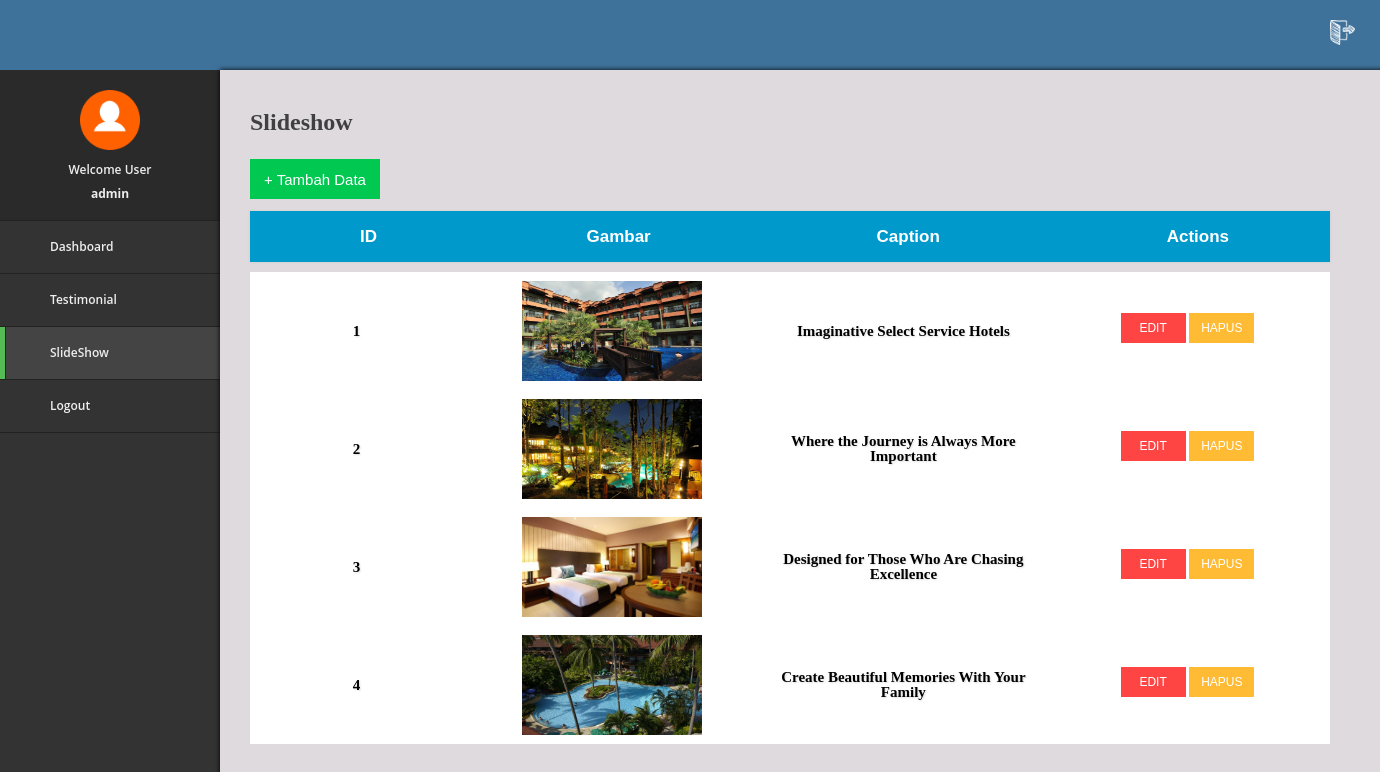
Screenshot of /halaman_admin/slideshow.php with the database file from the repository.
### tables this page shows
CREATE TABLE `slideshow` (
  `id` int(2) NOT NULL,
  `gambar` text NOT NULL,
  `caption` text NOT NULL
);

### halaman_admin/slideshow.php (the view, shortened to what this page needs)
<!DOCTYPE html>
<html >
<head>
      <link rel="stylesheet" href="yoi.css">
</head>
<body>
  <div class="header">
    <div class="pojok">
      <a href="../home.php"><img src="icon/out.png" width="25px" height="25px"></a>
    </div>
  </div>
  <div class='wrapper'>
  <div class='sidebar'>
    <div class='title'>
      <img src="icon/user2.png" width="60px" height="60px">
      <br><br>
      Welcome User<br><br>
      <h4>admin</h4>
    </div>
    <ul class='nav'>
      <li>
        <a href="home.php">Dashboard</a>
      </li>
      <li>
        <a href="testimoni.php">Testimonial</a>
      </li>
      <li>
        <a class="active">SlideShow</a>
      </li>
      <li>
          <a href="../home.php">Logout</a>
      </li>
    </ul>
  </div>
  <div class='content isOpen'>
    <h3 class="dash"> Slideshow</h3>
    <br><br><br>
    <a href='tambah2.php?id=$row[id]'>
<button class="booki">
          + Tambah Data
        </button></a><br><br>
  <table class="table1" width="85%">
<tr class="th">
<th width="90">ID</th>
<th width="100">Gambar</th>
<th width="120">Caption</th>
<th width="100"> Actions </th>
</tr>
</table>
  <?php
$link = mysqli_connect("localhost", "root", "", "hotel");
$result = mysqli_query($link, "SELECT * FROM slideshow");
while ($row=mysqli_fetch_array($result,MYSQLI_ASSOC))
{
  echo "
<table class=table width=85%>
<tr class=th bgcolor=#FFF>
<td width=150 align=center>".$row['id']."</td>
<td width=100 align=center><img src=../gambar/".$row['gambar']." width=180 height=100> </td>
<td width=200 align=center>".$row['caption']."</td>
<td width=200 align=center>
<a href='edit2.php?id=$row[id]'>
<button class=book>
          EDIT
        </button></a>
<a href='hapus2.php?id=$row[id]'>
<button class=book2>
          HAPUS
        </button>
        </a>
</td>";
}
?>
</div>
</body>
</html>

### halaman_admin/yoi.css (style rules this page uses)
*, *:before, *:after { margin: 0; padding: 0; box-sizing: border-box; }
html, body { height: 100%; }
body { font: 600 12px/1 'Open Sans', sans-serif; color: #333; background: #333; overflow-x: hidden; }
.header { width: 100%; height: 70px; background: #3F729B; }
.pojok { float: right; margin-top: 20px; width: 50px; height: 60px; }
.wrapper { display: flex; min-height: 100%; }
.sidebar { position: fixed; width: 220px; }
.content { flex: 1; padding: 30px; background:#DEDADD; box-shadow: 0 0 5px black; transform: translate3d(0, 0, 0); transition: transform .3s; }
.content.isOpen { transform: translate3d(220px, 0, 0); }
.title { text-align: center; padding-top: 20px; padding-bottom: 20px; top: 10px; color: #eee; border-bottom: 1px solid #222; background: #2a2a2a; }
.nav li a { position: relative; display: block; padding: 20px 0 20px 50px; font-size: 12px; color: #eee; border-bottom: 1px solid #222; text-decoration: none; }
.nav li a:before { font: 14px fontawesome; position: absolute; top: 19px; left: 20px; }
.nav li:nth-child(1) a:before { content: '\f00a'; }
.nav li:nth-child(2) a:before { content: '\f012'; }
.nav li:nth-child(3) a:before { content: '\f0e8'; }
.nav li:nth-child(4) a:before { content: '\f0c3'; }
.nav li a.active { box-shadow: inset 5px 0 0 #5b5, inset 6px 0 0 #222; background: #444; }
h3 { font-size : 12px; color: black; opacity: 0.5; }
.dash { font-size : 24px; color: black; margin-top: 10px; font-family: 'Raleway'; opacity: 0.7; }
.table1 { border-collapse:collapse; box-shadow:0px 0px 3px #CCC; margin-bottom:10px; background: #0099CC; }
.table1, .table1 th, .table1 td { color: white; font-family: 'Arial'; font-size: 17px; padding:17px 10px; }
.table { border-collapse:collapse; margin-bottom:0px; }
.table, .table th, .table td { padding:9px 10px; font-family: 'Calibri'; font-size: 15px; }
.table .th { font-size:14px; font-weight:bold; color:#000000; text-shadow:1px 1px 2px #DDD; }
.table td img { margin:0 5px -3px 5px; }
.book { width: 65px; height: 30px; border: 0; font-size: 12px; margin-top: -11px; background: #ff4444; border-radius: 0px; color: white; }
.book2 { width: 65px; height: 30px; border: 0; font-size: 12px; margin-top: -11px; background: #ffbb33; border-radius: 0px; color: white; }
.booki { width: 130px; height: 40px; border: 0; font-size: 15px; margin-top: -11px; background: #00C851; border-radius: 0px; color: white; }

### rows the page displays
slideshow: id "1", gambar (picture), caption "Imaginative Select Service Hotels"
slideshow: id "2", gambar (picture), caption "Where the Journey is Always More Important"
slideshow: id "3", gambar (picture), caption "Designed for Those Who Are Chasing Excellence"
slideshow: id "4", gambar (picture), caption "Create Beautiful Memories With Your Family"
